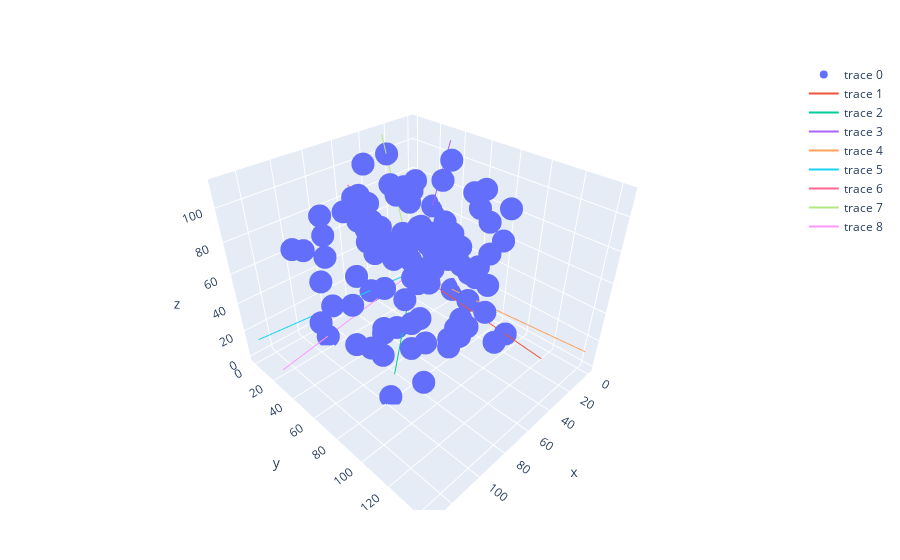

Notebook cell for this chart:
### Code cell
vectorPoints=rand(0:100.,100,3);

println(vectorPoints);
pointsHull=conicHull(vectorPoints)
grapher(vectorPoints,pointsHull,3)

### Figure 1 — Plotly figure (JSON) as saved in the notebook; plotly's stock layout.template omitted (floating-point values rounded to 4 significant figures)
{"data": [{"mode": "markers", "type": "scatter3d", "x": [19, 15, 27, 27, 92, 87, 50, 98, 71, 3, 8, 79, 63, 23, 21, 53, 38, 76, 97, 0, 67, 97, 40, 47, 70, 87, 50, 97, 4, 11, 3, 76, 18, 38, 56, 100, 68, 53, 24, 61, 43, 92, 49, 20, 36, 0, 29, 26, 38, 37, 36, 44, 90, 88, 4, 53, 40, 49, 56, 11, 43, 17, 46, 37, 27, 31, 81, 62, 81, 43, 8, 74, 3, 82, 24, 15, 99, 46, 11, 87, 34, 78, 57, 59, 97, 73, 5, 20, 49, 34, 83, 43, 6, 19, 71, 54, 58, 94, 91, 18, 0], "y": [68, 96, 3, 12, 16, 97, 16, 20, 70, 22, 39, 88, 99, 28, 18, 18, 35, 82, 80, 18, 20, 52, 53, 8, 27, 83, 48, 10, 69, 26, 36, 70, 22, 75, 48, 3, 42, 6, 51, 23, 74, 23, 85, 83, 86, 38, 82, 96, 19, 83, 77, 68, 43, 88, 56, 83, 12, 2, 41, 18, 1, 92, 89, 30, 96, 0, 7, 11, 56, 1, 24, 89, 13, 77, 1, 79, 36, 19, 13, 75, 38, 25, 5, 88, 31, 60, 13, 19, 96, 93, 48, 81, 66, 50, 46, 54, 58, 64, 15, 43, 0], "z": [94, 6, 32, 76, 44, 44, 45, 19, 13, 14, 45, 4, 35, 58, 28, 70, 88, 45, 0, 61, 91, 49, 63, 76, 80, 94, 92, 65, 70, 8, 99, 92, 9, 12, 68, 64, 6, 71, 71, 61, 80, 90, 79, 39, 97, 3, 56, 6, 89, 17, 19, 71, 11, 52, 5, 11, 11, 80, 3, 50, 5, 92, 63, 91, 78, 50, 67, 31, 5, 98, 46, 89, 4, 58, 99, 57, 41, 52, 81, 84, 65, 88, 75, 24, 70, 81, 11, 79, 65, 32, 7, 63, 91, 42, 14, 47, 75, 99, 1, 93, 0]}, {"mode": "lines", "type": "scatter3d", "x": [19.71, 0], "y": [126.2, 0], "z": [7.885, 0]}, {"mode": "lines", "type": "scatter3d", "x": [83.61, 0], "y": [68.95, 0], "z": [0, 0]}, {"mode": "lines", "type": "scatter3d", "x": [0, 0], "y": [32.27, 0], "z": [109.3, 0]}, {"mode": "lines", "type": "scatter3d", "x": [0, 0], "y": [142.7, 0], "z": [11.27, 0]}, {"mode": "lines", "type": "scatter3d", "x": [130.8, 0], "y": [3.041, 0], "z": [15.21, 0]}, {"mode": "lines", "type": "scatter3d", "x": [54.52, 0], "y": [0, 0], "z": [87.93, 0]}, {"mode": "lines", "type": "scatter3d", "x": [27.16, 0], "y": [1.132, 0], "z": [112.0, 0]}, {"mode": "lines", "type": "scatter3d", "x": [128.3, 0], "y": [21.15, 0], "z": [1.41, 0]}], "layout": {"margin": {"b": 50, "l": 50, "r": 50, "t": 60}}}
